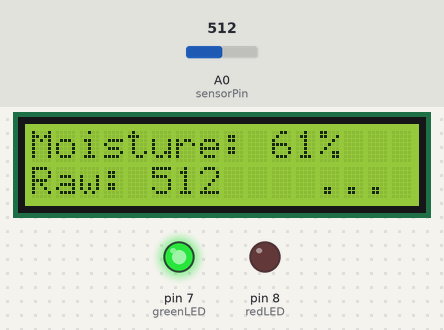
The sketch below on a simulated Arduino Uno, built with avr-gcc and run on an emulated ATmega328P. On the bench: 16×2 character LCD, output pins drawn as LEDs (lit = HIGH). The test bench sets the inputs (shaded band); at power-on: A0 (sensorPin) = 512. Pins used as bus, display or sensor lines are not drawn; what the sketch prints to the serial monitor is not drawn.

Above: at 3.8 s.
3.9 s: A0 (sensorPin) set to 696
At 5.5 s:
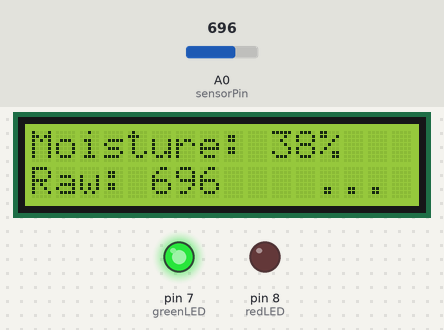
6.4 s: A0 (sensorPin) set to 720
At 8.0 s:
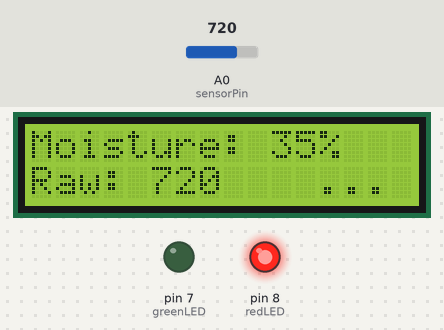
8.5 s: A0 (sensorPin) set to 687
At 10.4 s:
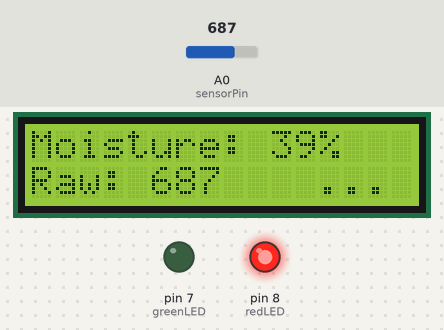
10.7 s: A0 (sensorPin) set to 658
At 12.8 s:
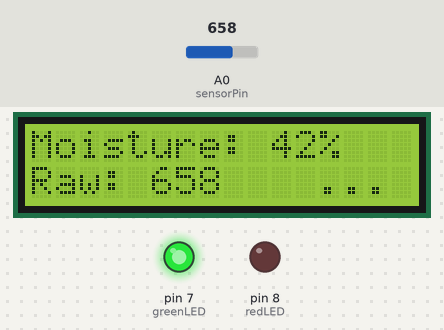
Timing chart, 0 to 14.0 s (numbered marks = the images above; inputs shaded):
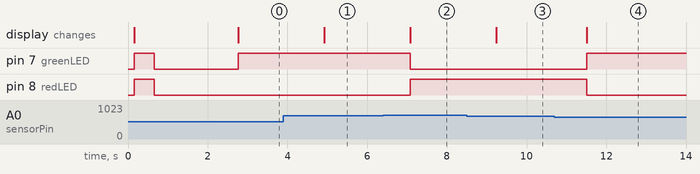

Measured:
- the behaviour switches between 712 and 713 on A0 (sensorPin) (found by bisection; images 1 and 2)
- the behaviour switches between 673 and 672 on A0 (sensorPin) (found by bisection; images 3 and 4)
- after the input at 3.9 s, the display: changes after 1.0 s (image 1)
- after the input at 6.4 s, pin 7 (greenLED): HIGH → LOW after 0.68 s; pin 8 (redLED): LOW → HIGH after 0.68 s; the display: changes after 0.68 s (image 2)
- after the input at 8.5 s, the display: changes after 0.73 s (image 3)
- after the input at 10.7 s, pin 7 (greenLED): LOW → HIGH after 0.81 s; pin 8 (redLED): HIGH → LOW after 0.81 s; the display: changes after 0.82 s (image 4)

The sketch:

SoilMoisture_Unified.ino
```cpp
/*
 * FarmNex Unified Soil Moisture Sensor
 * Combines Simple, Debug, and Calibration modes in one file
 *
 * MODES:
 * 0 = CALIBRATION_MODE - Find dry/wet values for your sensor
 * 1 = DEBUG_MODE       - Full diagnostics and troubleshooting
 * 2 = SIMPLE_MODE      - Clean production mode
 *
 * Change the MODE value below and upload to switch between modes
 */

// === CONFIGURATION ===
#define MODE 1  // Change this: 0=Calibration, 1=Debug, 2=Simple

#include <Wire.h>
#include <LiquidCrystal_I2C.h>

// Hardware setup
LiquidCrystal_I2C lcd(0x27, 16, 2);  // Will auto-detect 0x3F if needed
const int sensorPin = A0;
const int powerPin = A1;    // Optional power control
const int greenLED = 7;
const int redLED = 8;

// Sensor variables
int sensorValue = 0;
int moisturePercent = 0;

// Calibration values (update these based on your sensor)
int dryValue = 1000;    // Reading in dry air
int wetValue = 200;     // Reading in water

// System variables
bool lcdFound = false;
bool wasWet = false;  // For anti-flickering

// === SETUP FUNCTION ===
void setup() {
  Serial.begin(9600);

  // Mode-specific initialization
  switch(MODE) {
    case 0: // CALIBRATION MODE
      setupCalibrationMode();
      break;
    case 1: // DEBUG MODE
      setupDebugMode();
      break;
    case 2: // SIMPLE MODE
      setupSimpleMode();
      break;
    default:
      Serial.println("ERROR: Invalid MODE! Set to 0, 1, or 2");
      while(1); // Stop execution
  }
}

// === MAIN LOOP ===
void loop() {
  switch(MODE) {
    case 0: // CALIBRATION MODE
      loopCalibrationMode();
      break;
    case 1: // DEBUG MODE
      loopDebugMode();
      break;
    case 2: // SIMPLE MODE
      loopSimpleMode();
      break;
  }
}


void setupCalibrationMode() {
  Serial.println("=== CALIBRATION MODE ===");
  Serial.println("Find the correct DRY and WET values for your sensor");
  Serial.println("Instructions:");
  Serial.println("1. Place sensor in DRY air - note the value");
  Serial.println("2. Place sensor in water/wet soil - note the value");
  Serial.println("3. Update dryValue and wetValue in the code");
  Serial.println();
  delay(2000);
}

void loopCalibrationMode() {

  int total = 0;
  const int numReadings = 10;

  for (int i = 0; i < numReadings; i++) {
    total += analogRead(sensorPin);
    delay(50);
  }

  int averageReading = total / numReadings;

  // Display results
  Serial.print("Raw Sensor Reading: ");
  Serial.print(averageReading);

  // Show estimated percentage with current calibration
  Serial.print(" | Current calibration: ");
  int testPercent = map(averageReading, dryValue, wetValue, 0, 100);
  testPercent = constrain(testPercent, 0, 100);
  Serial.print(testPercent);
  Serial.print("%");

  // Classification helper
  if (averageReading > 800) {
    Serial.print(" → LIKELY DRY AIR (use as dryValue)");
  } else if (averageReading < 400) {
    Serial.print(" → LIKELY WET (use as wetValue)");
  } else {
    Serial.print(" → MOIST SOIL");
  }

  Serial.println();
  delay(1000);
}

// =====================================
// DEBUG MODE FUNCTIONS
// =====================================
void setupDebugMode() {
  Serial.println("=== DEBUG MODE ===");
  Serial.println("Full diagnostics and troubleshooting enabled");

  // Setup power pin for sensor
  if (powerPin != sensorPin) {
    pinMode(powerPin, OUTPUT);
    digitalWrite(powerPin, HIGH);
    Serial.println("✓ Sensor power pin enabled");
  }

  // Test LCD connection
  detectLCD();

  if (lcdFound) {
    lcd.init();
    lcd.backlight();
    lcd.setCursor(0, 0);
    lcd.print("Debug Mode");
    lcd.setCursor(0, 1);
    lcd.print("Initializing...");
  }

  // Setup LEDs
  pinMode(greenLED, OUTPUT);
  pinMode(redLED, OUTPUT);

  // LED startup test
  Serial.println("Testing LEDs...");
  digitalWrite(greenLED, HIGH);
  digitalWrite(redLED, HIGH);
  delay(500);
  digitalWrite(greenLED, LOW);
  digitalWrite(redLED, LOW);
  Serial.println("✓ LED test complete");

  Serial.println("✓ Hardware check complete!");
  Serial.println("Monitoring with full diagnostics...");
  Serial.println("---");
  delay(2000);
}

void loopDebugMode() {
  // Read sensor with averaging
  int readings[5];
  int total = 0;

  for (int i = 0; i < 5; i++) {
    readings[i] = analogRead(sensorPin);
    total += readings[i];
    delay(10);
  }

  sensorValue = total / 5;  // Average reading

  // Calculate moisture with validation
  int constrainedValue = constrain(sensorValue, wetValue, dryValue);
  moisturePercent = map(constrainedValue, dryValue, wetValue, 0, 100);
  moisturePercent = constrain(moisturePercent, 0, 100);

  // Detailed serial output
  Serial.print("Raw: ");
  Serial.print(sensorValue);
  Serial.print(" | Constrained: ");
  Serial.print(constrainedValue);
  Serial.print(" | Moisture: ");
  Serial.print(moisturePercent);
  Serial.println("%");

  // Sensor validation
  validateSensor();

  // Update LCD
  updateLCDDebug();

  // LED control with hysteresis
  controlLEDsDebug();

  // Periodic diagnostics
  if (millis() % 10000 < 1000) {  // Every 10 seconds
    printDiagnostics();
  }

  Serial.println("---");
  delay(1000);
}

// =====================================
// SIMPLE MODE FUNCTIONS
// =====================================
void setupSimpleMode() {
  Serial.println("=== SIMPLE MODE ===");
  Serial.println("Arduino Uno Soil Moisture Sensor Starting...");

  // Initialize LCD
  lcd.init();
  lcd.backlight();

  // Setup LEDs
  pinMode(greenLED, OUTPUT);
  pinMode(redLED, OUTPUT);

  // Display initial message
  lcd.setCursor(0, 0);
  lcd.print("Soil Moisture:");

  Serial.println("✓ Setup complete. Reading sensor data...");
}

void loopSimpleMode() {
  // Read sensor
  sensorValue = analogRead(sensorPin);

  // Calculate moisture percentage
  moisturePercent = map(sensorValue, dryValue, wetValue, 0, 100);
  moisturePercent = constrain(moisturePercent, 0, 100);

  // Update LCD
  lcd.setCursor(0, 1);
  lcd.print("Wet: ");
  lcd.print(moisturePercent);
  lcd.print("%   "); // Clear trailing chars

  // LED control
  if (moisturePercent > 40) {   // Soil wet enough
    digitalWrite(greenLED, HIGH);
    digitalWrite(redLED, LOW);
    Serial.println("Status: Soil is wet enough (Green LED ON)");
  } else {                      // Soil too dry
    digitalWrite(greenLED, LOW);
    digitalWrite(redLED, HIGH);
    Serial.println("Status: Soil too dry! (Red LED ON)");
  }

  // Serial output
  Serial.print("Raw: ");
  Serial.print(sensorValue);
  Serial.print(" | Moisture: ");
  Serial.print(moisturePercent);
  Serial.println("%");
  Serial.println("---");

  delay(1000);
}

// =====================================
// HELPER FUNCTIONS
// =====================================
void detectLCD() {
  Wire.begin();

  // Try 0x27 first
  Wire.beginTransmission(0x27);
  if (Wire.endTransmission() == 0) {
    lcdFound = true;
    Serial.println("✓ LCD found at address 0x27");
    return;
  }

  // Try 0x3F
  Wire.beginTransmission(0x3F);
  if (Wire.endTransmission() == 0) {
    lcd = LiquidCrystal_I2C(0x3F, 16, 2);
    lcdFound = true;
    Serial.println("✓ LCD found at address 0x3F");
    return;
  }

  Serial.println("⚠ WARNING: LCD not found! Check connections.");
}

void validateSensor() {
  if (sensorValue < 50) {
    Serial.println("⚠ WARNING: Sensor reading too low - check connections!");
  } else if (sensorValue > 1020) {
    Serial.println("⚠ WARNING: Sensor reading too high - sensor may be disconnected!");
  }
}

void updateLCDDebug() {
  if (!lcdFound) return;

  lcd.setCursor(0, 0);
  lcd.print("Moisture: ");
  lcd.print(moisturePercent);
  lcd.print("%  ");

  lcd.setCursor(0, 1);
  lcd.print("Raw: ");
  lcd.print(sensorValue);
  lcd.print("    ");
}

void controlLEDsDebug() {
  // Anti-flickering logic
  int threshold = wasWet ? 35 : 40;  // Hysteresis

  if (moisturePercent > threshold) {
    digitalWrite(greenLED, HIGH);
    digitalWrite(redLED, LOW);
    wasWet = true;
    Serial.println("Status: SOIL WET (Green LED)");
  } else {
    digitalWrite(greenLED, LOW);
    digitalWrite(redLED, HIGH);
    wasWet = false;
    Serial.println("Status: SOIL DRY (Red LED)");
  }
}

void printDiagnostics() {
  Serial.println("=== DIAGNOSTIC INFO ===");
  Serial.print("Mode: ");
  switch(MODE) {
    case 0: Serial.println("CALIBRATION"); break;
    case 1: Serial.println("DEBUG"); break;
    case 2: Serial.println("SIMPLE"); break;
  }
  Serial.print("Calibration - Dry: ");
  Serial.print(dryValue);
  Serial.print(", Wet: ");
  Serial.println(wetValue);
  Serial.print("LCD Status: ");
  Serial.println(lcdFound ? "OK" : "NOT FOUND");
  Serial.print("Uptime: ");
  Serial.print(millis() / 1000);
  Serial.println(" seconds");
  Serial.println("=======================");
}

// Scan for I2C devices (can be called manually if needed)
void scanI2C() {
  Serial.println("Scanning I2C devices...");
  int deviceCount = 0;

  for (byte address = 1; address < 127; address++) {
    Wire.beginTransmission(address);
    if (Wire.endTransmission() == 0) {
      Serial.print("I2C device found at address 0x");
      if (address < 16) Serial.print("0");
      Serial.println(address, HEX);
      deviceCount++;
    }
  }

  if (deviceCount == 0) {
    Serial.println("No I2C devices found");
  } else {
    Serial.print("Found ");
    Serial.print(deviceCount);
    Serial.println(" I2C devices");
  }
}
```
